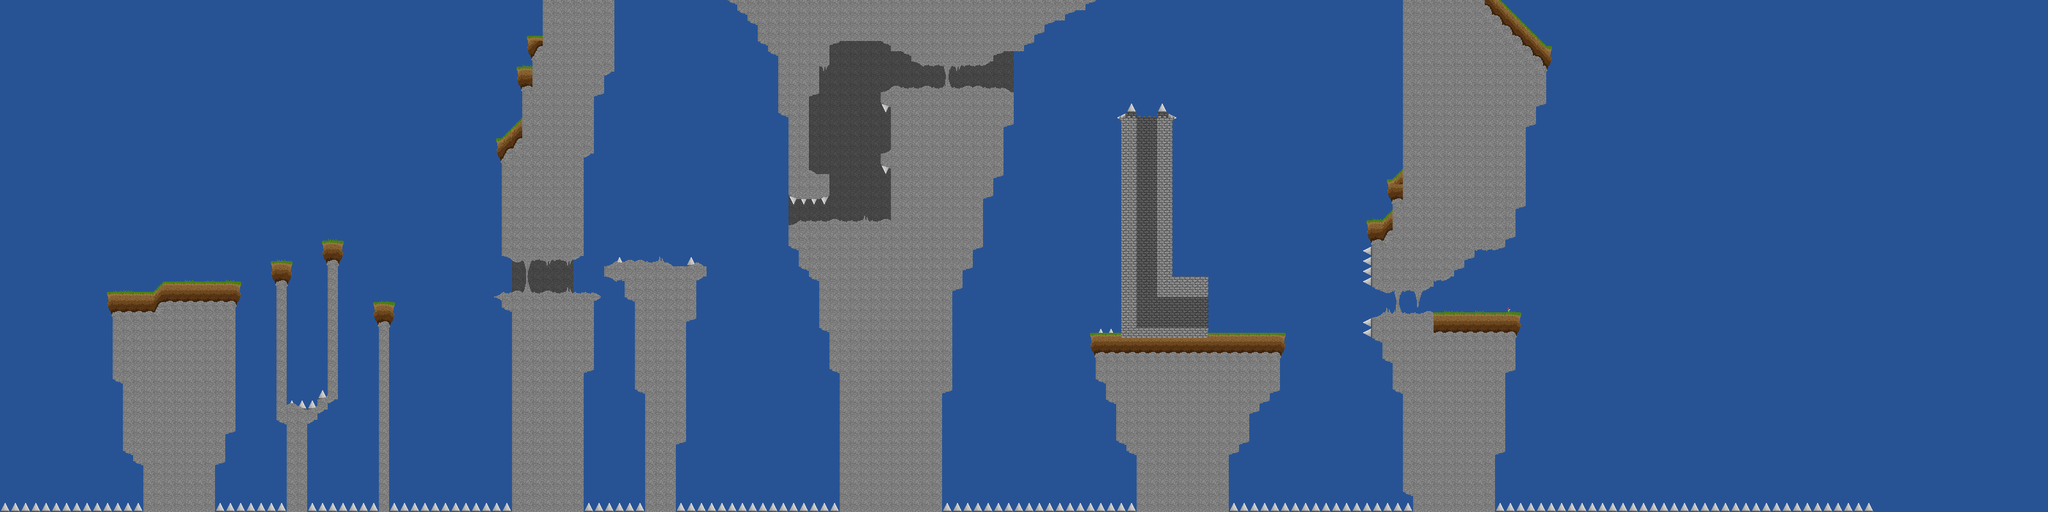

This game map was drawn from its Tiled (.tmx) file and the tilesets committed beside it. A one-line description and the trimmed map source follow:
An orthogonal 200x50 tile map with 16x16 px tiles, 3 tile layers (back, less back, Capa de Patrones 1).

<map version="1.2" tiledversion="1.2.5" orientation="orthogonal" renderorder="right-down" width="200" height="50" tilewidth="16" tileheight="16" infinite="0" backgroundcolor="#275395" nextlayerid="7" nextobjectid="1">
 <tileset firstgid="1" name="Textures homemade" tilewidth="16" tileheight="16" tilecount="100" columns="10">
  <image source="../textures/Tileset que no es basura or so I hope.png" width="160" height="160" />
 </tileset>
 <layer id="3" name="back" width="200" height="50">
  <data>[10000 cells, 300 non-empty, 5 distinct tile ids]</data>
 </layer>
 <layer id="4" name="less back" width="200" height="50">
  <data>[10000 cells, 109 non-empty, 10 distinct tile ids]</data>
 </layer>
 <layer id="1" name="Capa de Patrones 1" width="200" height="50">
  <data>[10000 cells, 2675 non-empty, 49 distinct tile ids]</data>
 </layer>
</map>
